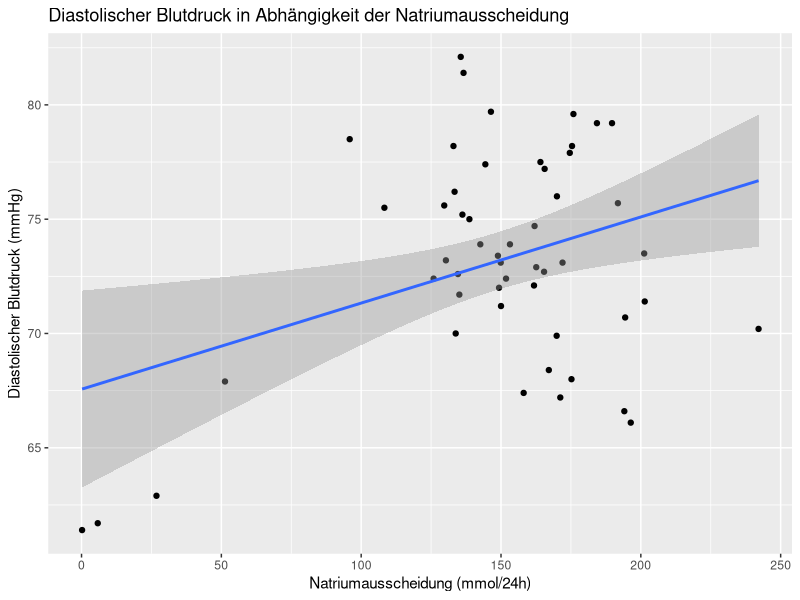
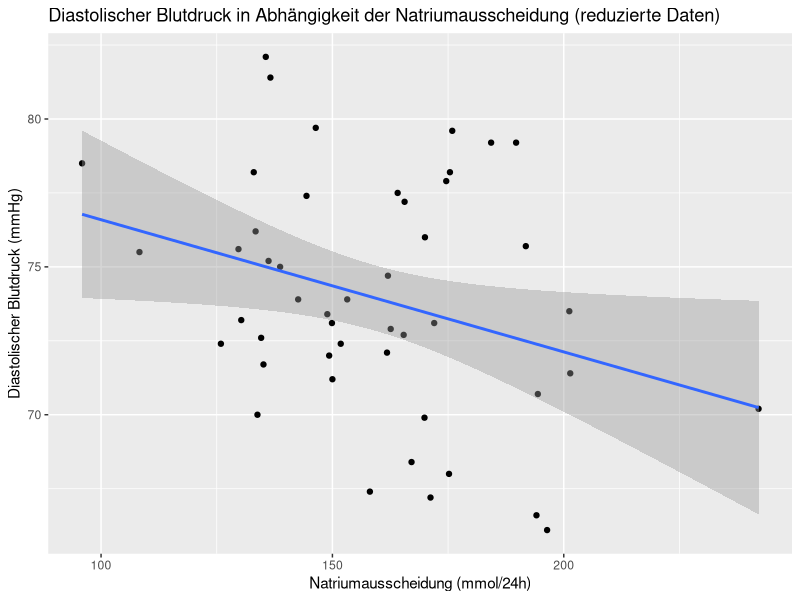
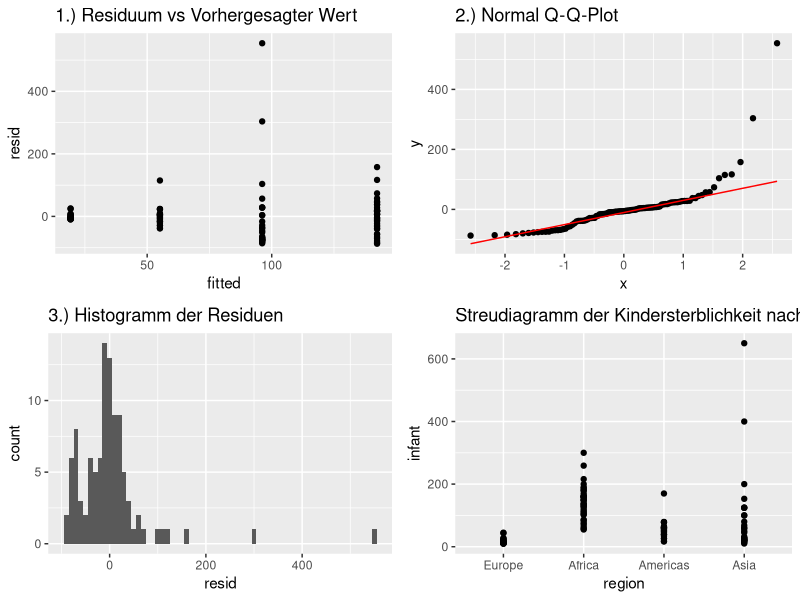

The R source for these figures, in order:
## ---- chunk 1
# Daten einlesen
intersalt <- read.csv("intersalt.csv", sep = ";", dec = ",")

# Überblick über die Daten
str(intersalt)

# Umwandlung der Variablen vom Typ Character in numerische Variablen
intersalt$b <- as.numeric(intersalt$b)
intersalt$bp <- as.numeric(intersalt$bp)
intersalt$na <- as.numeric(intersalt$na)

# Erstes Modell (alle Datenpunkte)
model_1 <- lm(bp ~ na, data = intersalt)

# Datensatz nach Natriumausscheidung sortieren
intersalt_sorted <- intersalt[order(intersalt$na),]

# Enfernen der ersten vier Datenpunkte
intersalt_m2 <- intersalt_sorted[-c(1:4),]

# Zweites Modell
model_2 <- lm(bp ~ na, data = intersalt_m2)

## ---- chunk 2
# Zusammenfassung und KI-Intervall für model_1
summary(model_1)
confint(model_1)
## ---- chunk 3
# Grafische Darstellung der Regressionsgeraden inkl. Konfidenzintervall für model_1
library(ggplot2)
ggplot(intersalt, aes(x = na, y = bp)) +
  geom_point() +
  geom_smooth(method = "lm", se = TRUE) +
  labs(title = "Diastolischer Blutdruck in Abhängigkeit der Natriumausscheidung",
       x = "Natriumausscheidung (mmol/24h)",
       y = "Diastolischer Blutdruck (mmHg)")

## ---- chunk 4
# Zusammenfassung und KI-Intervall für model_2
summary(model_2)
confint(model_2)

## ---- chunk 5
# Grafische Darstellung der Regressionsgeraden inkl. Konfidenzintervall für model_2
ggplot(intersalt_m2, aes(x = na, y = bp)) +
  geom_point() +
  geom_smooth(method = "lm", se = TRUE) +
  labs(title = "Diastolischer Blutdruck in Abhängigkeit der Natriumausscheidung (reduzierte Daten)",
       x = "Natriumausscheidung (mmol/24h)",
       y = "Diastolischer Blutdruck (mmHg)")
## ---- chunk 6
# Import the data
data <- read.csv2("infant.csv")

# Convert the region variable to a factor
data$region <- as.factor(data$region)

# Set "Europe" as the reference level for the region variable
data$region <- relevel(data$region, ref = "Europe")

# Fit a linear model with infant as a function of region only
model <- lm(infant ~ region, data = data)

# Print the model equation and 95% confidence intervals
summary(model)
confint(model, level=0.95)
## ---- chunk 7
# Interpret the significance of the results
# The p-value for each term tests the null hypothesis that the coefficient is equal to zero (no effect).
# A low p-value (< 0.05) indicates that you can reject the null hypothesis.

# Assess the quality of the model and perform a residual analysis
#par(mfrow=c(2,2))
#plot(model)


# Convert model's data to a data frame
model_data <- data[complete.cases(data), ]  # remove rows with missing values
df <- data.frame(resid = resid(model), fitted = fitted(model),
                 region = model_data$region, infant = model_data$infant)

# Load ggplot2
library(ggplot2)

# Create the four diagnostic plots
# 1. Residuals vs Fitted
p1 <- ggplot(df, aes(fitted, resid)) +
  geom_point() +
  #geom_smooth(se = FALSE) +
  ggtitle("1.) Residuum vs Vorhergesagter Wert")

# 2. Normal Q-Q
p2 <- ggplot(df, aes(sample = resid)) +
  stat_qq() +
  stat_qq_line(colour = "red") +
  ggtitle("2.) Normal Q-Q-Plot")

# 3. Histogram of residuals
p3 <- ggplot(df, aes(x=resid)) +
  geom_histogram(binwidth = 10) +
  ggtitle("3.) Histogramm der Residuen")

# 4. Scatter Plot
p4 <- ggplot(df, aes(x=region, y=infant)) +
  geom_jitter(width=0.0) +
  ggtitle("Streudiagramm der Kindersterblichkeit nach Region")

# Load gridExtra
library(gridExtra)

# Arrange the plots in a 4x1 grid
grid.arrange(p1, p2, p3, p4, nrow = 2)



## ---- chunk 8
#installed_packages <- installed.packages()
#print(installed_packages)
## ---- chunk 9
# Get the model coefficients and their confidence intervals
coef <- coef(model)
conf_int <- confint(model)
names(coef(model))

# Calculate the infant mortality rate for Europe
europe_coef <- coef["(Intercept)"]
europe_conf_int <- conf_int["(Intercept)", ]

# Calculate the infant mortality rate for Africa
africa_coef <- coef["regionAfrica"]
africa_conf_int <- conf_int["regionAfrica", ]

# Print the results
cat("Europa:\n")
cat("Anzahl: ", europe_coef, "\n")
cat("95% KI: ", europe_conf_int, "\n")

cat("Afrika:\n")
cat("Anzahl: ", africa_coef, "\n")
cat("95% KI: ", africa_conf_int, "\n")
